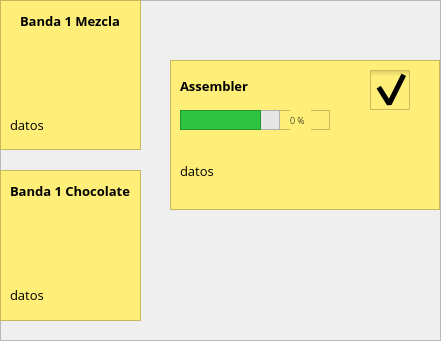
      <widget class="QFrame" name="frame_7">
       <property name="geometry">
        <rect>
         <x>580</x>
         <y>150</y>
         <width>441</width>
         <height>341</height>
        </rect>
       </property>
       <property name="frameShape">
        <enum>QFrame::StyledPanel</enum>
       </property>
       <property name="frameShadow">
        <enum>QFrame::Raised</enum>
       </property>
       <widget class="QFrame" name="frame_8">
        <property name="geometry">
         <rect>
          <x>0</x>
          <y>0</y>
          <width>141</width>
          <height>150</height>
         </rect>
        </property>
        <property name="styleSheet">
         <string notr="true">background-color:rgb(255, 239, 120);</string>
        </property>
        <property name="frameShape">
         <enum>QFrame::StyledPanel</enum>
        </property>
        <property name="frameShadow">
         <enum>QFrame::Raised</enum>
        </property>
        <widget class="QLabel" name="iconBanda1Mazcla">
         <property name="geometry">
          <rect>
           <x>30</x>
           <y>30</y>
           <width>71</width>
           <height>71</height>
          </rect>
         </property>
         <property name="styleSheet">
          <string notr="true">image:url(&quot;:/images/banda1Mezcla.png&quot;);
</string>
         </property>
         <property name="text">
          <string/>
         </property>
        </widget>
        <widget class="QLabel" name="lbNameBanda1Mezcla">
         <property name="geometry">
          <rect>
           <x>20</x>
           <y>10</y>
           <width>111</width>
           <height>21</height>
          </rect>
         </property>
         <property name="font">
          <font>
           <family>Open Sans</family>
           <pointsize>10</pointsize>
           <weight>75</weight>
           <bold>true</bold>
          </font>
         </property>
         <property name="text">
          <string>Banda 1 Mezcla</string>
         </property>
        </widget>
        <widget class="QLabel" name="lbDatosBanda1Mezcla">
         <property name="geometry">
          <rect>
           <x>10</x>
           <y>110</y>
           <width>120</width>
           <height>30</height>
          </rect>
         </property>
         <property name="font">
          <font>
           <family>Open Sans</family>
           <pointsize>10</pointsize>
          </font>
         </property>
         <property name="text">
          <string>datos</string>
         </property>
        </widget>
       </widget>
       <widget class="QFrame" name="frame_9">
        <property name="geometry">
         <rect>
          <x>0</x>
          <y>170</y>
          <width>141</width>
          <height>151</height>
         </rect>
        </property>
        <property name="styleSheet">
         <string notr="true">background-color:rgb(255, 239, 120);</string>
        </property>
        <property name="frameShape">
         <enum>QFrame::StyledPanel</enum>
        </property>
        <property name="frameShadow">
         <enum>QFrame::Raised</enum>
        </property>
        <widget class="QLabel" name="iconBanda2Chocolate">
         <property name="geometry">
          <rect>
           <x>30</x>
           <y>30</y>
           <width>71</width>
           <height>71</height>
          </rect>
         </property>
         <property name="styleSheet">
          <string notr="true">image:url(&quot;:/images/banda 2Chocolate.png&quot;);
</string>
         </property>
         <property name="text">
          <string/>
         </property>
        </widget>
        <widget class="QLabel" name="lbNameBanda2Chocolate">
         <property name="geometry">
          <rect>
           <x>10</x>
           <y>10</y>
           <width>120</width>
           <height>21</height>
          </rect>
         </property>
         <property name="font">
          <font>
           <family>Open Sans</family>
           <pointsize>10</pointsize>
           <weight>75</weight>
           <bold>true</bold>
          </font>
         </property>
         <property name="text">
          <string>Banda 1 Chocolate</string>
         </property>
        </widget>
        <widget class="QLabel" name="lbDatosBanda2Chocolate">
         <property name="geometry">
          <rect>
           <x>10</x>
           <y>109</y>
           <width>120</width>
           <height>31</height>
          </rect>
         </property>
         <property name="font">
          <font>
           <family>Open Sans</family>
           <pointsize>10</pointsize>
          </font>
         </property>
         <property name="text">
          <string>datos</string>
         </property>
        </widget>
       </widget>
       <widget class="QFrame" name="frame_10">
        <property name="geometry">
         <rect>
          <x>170</x>
          <y>60</y>
          <width>270</width>
          <height>150</height>
         </rect>
        </property>
        <property name="styleSheet">
         <string notr="true">background-color:rgb(255, 239, 120);</string>
        </property>
        <property name="frameShape">
         <enum>QFrame::StyledPanel</enum>
        </property>
        <property name="frameShadow">
         <enum>QFrame::Raised</enum>
        </property>
        <widget class="QLabel" name="iconAssembler">
         <property name="geometry">
          <rect>
           <x>180</x>
           <y>50</y>
           <width>71</width>
           <height>71</height>
          </rect>
         </property>
         <property name="styleSheet">
          <string notr="true">image:url(&quot;:/images/assembler.png&quot;);
</string>
         </property>
         <property name="text">
          <string/>
         </property>
        </widget>
        <widget class="QLabel" name="lbNameAssembler">
         <property name="geometry">
          <rect>
           <x>10</x>
           <y>10</y>
           <width>150</width>
           <height>31</height>
          </rect>
         </property>
         <property name="font">
          <font>
           <family>Open Sans</family>
           <pointsize>10</pointsize>
           <weight>75</weight>
           <bold>true</bold>
          </font>
         </property>
         <property name="text">
          <string>Assembler</string>
         </property>
        </widget>
        <widget class="QLabel" name="lbDatosAssembler">
         <property name="geometry">
          <rect>
           <x>10</x>
           <y>75</y>
           <width>150</width>
           <height>71</height>
          </rect>
         </property>
         <property name="font">
          <font>
           <family>Open Sans</family>
           <pointsize>10</pointsize>
          </font>
         </property>
         <property name="text">
          <string>datos</string>
         </property>
        </widget>
        <widget class="QCheckBox" name="checkBoxAssembler">
         <property name="geometry">
          <rect>
           <x>200</x>
           <y>10</y>
           <width>51</width>
           <height>41</height>
          </rect>
         </property>
         <property name="styleSheet">
          <string notr="true">QCheckBox::indicator{
	width: 40px;
	height:40px;
}

QCheckBox::indicator:checked{
	image:url(&quot;:/images/switch-on.png&quot;);
}

QCheckBox::indicator:unchecked{
	image:url(&quot;:/images/switch-off.png&quot;);
}</string>
         </property>
         <property name="text">
          <string/>
         </property>
         <property name="checked">
          <bool>true</bool>
         </property>
        </widget>
        <widget class="QFrame" name="panelProgress3_3">
         <property name="geometry">
          <rect>
           <x>10</x>
           <y>50</y>
           <width>150</width>
           <height>20</height>
          </rect>
         </property>
         <property name="frameShape">
          <enum>QFrame::StyledPanel</enum>
         </property>
         <property name="frameShadow">
          <enum>QFrame::Raised</enum>
         </property>
         <widget class="QFrame" name="barAssembler">
          <property name="geometry">
           <rect>
            <x>0</x>
            <y>0</y>
            <width>100</width>
            <height>20</height>
           </rect>
          </property>
          <property name="styleSheet">
           <string notr="true">background-color:rgb(230, 230, 230);</string>
          </property>
          <property name="frameShape">
           <enum>QFrame::StyledPanel</enum>
          </property>
          <property name="frameShadow">
           <enum>QFrame::Raised</enum>
          </property>
          <widget class="QFrame" name="progressAssembler">
           <property name="geometry">
            <rect>
             <x>0</x>
             <y>0</y>
             <width>81</width>
             <height>20</height>
            </rect>
           </property>
           <property name="styleSheet">
            <string notr="true">background-color:rgb(46, 194, 67);</string>
           </property>
           <property name="frameShape">
            <enum>QFrame::StyledPanel</enum>
           </property>
           <property name="frameShadow">
            <enum>QFrame::Raised</enum>
           </property>
          </widget>
         </widget>
         <widget class="QLabel" name="lbProgressAssembler">
          <property name="geometry">
           <rect>
            <x>110</x>
            <y>0</y>
            <width>21</width>
            <height>20</height>
           </rect>
          </property>
          <property name="font">
           <font>
            <family>Open Sans Light</family>
            <pointsize>7</pointsize>
            <weight>50</weight>
            <bold>false</bold>
           </font>
          </property>
          <property name="text">
           <string>0 %</string>
          </property>
         </widget>
        </widget>
       </widget>
      </widget>
